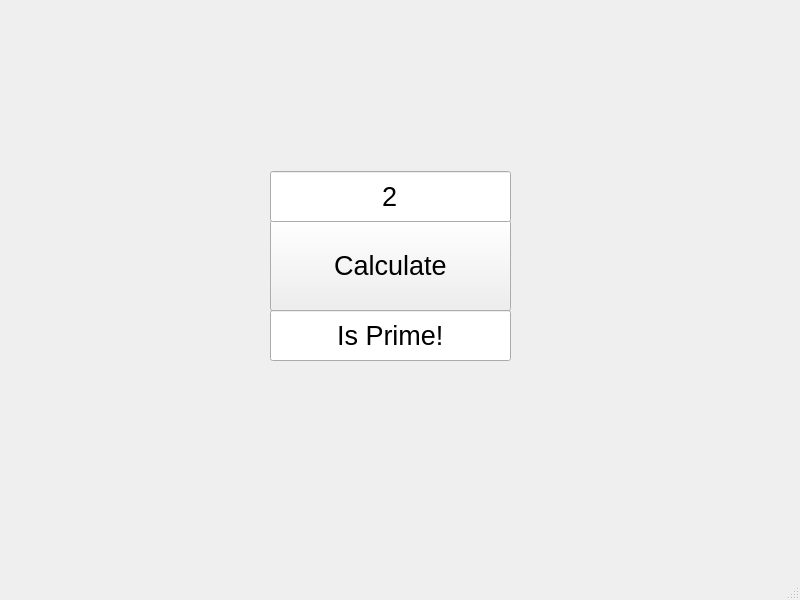
<?xml version="1.0" encoding="UTF-8"?>
<ui version="4.0">
 <class>MainWindow</class>
 <widget class="QMainWindow" name="MainWindow">
  <property name="geometry">
   <rect>
    <x>0</x>
    <y>0</y>
    <width>800</width>
    <height>600</height>
   </rect>
  </property>
  <property name="windowTitle">
   <string>MainWindow</string>
  </property>
  <widget class="QWidget" name="centralwidget">
   <widget class="QPushButton" name="calcButton">
    <property name="geometry">
     <rect>
      <x>270</x>
      <y>220</y>
      <width>241</width>
      <height>91</height>
     </rect>
    </property>
    <property name="font">
     <font>
      <pointsize>20</pointsize>
     </font>
    </property>
    <property name="text">
     <string>Calculate</string>
    </property>
   </widget>
   <widget class="QLineEdit" name="outputLineEdit">
    <property name="geometry">
     <rect>
      <x>270</x>
      <y>310</y>
      <width>241</width>
      <height>51</height>
     </rect>
    </property>
    <property name="font">
     <font>
      <pointsize>20</pointsize>
     </font>
    </property>
    <property name="text">
     <string>Is Prime!</string>
    </property>
    <property name="alignment">
     <set>Qt::AlignCenter</set>
    </property>
   </widget>
   <widget class="QLineEdit" name="inputLineEdit">
    <property name="geometry">
     <rect>
      <x>270</x>
      <y>171</y>
      <width>241</width>
      <height>51</height>
     </rect>
    </property>
    <property name="font">
     <font>
      <pointsize>20</pointsize>
     </font>
    </property>
    <property name="text">
     <string>2</string>
    </property>
    <property name="alignment">
     <set>Qt::AlignCenter</set>
    </property>
   </widget>
  </widget>
  <widget class="QMenuBar" name="menubar">
   <property name="geometry">
    <rect>
     <x>0</x>
     <y>0</y>
     <width>800</width>
     <height>21</height>
    </rect>
   </property>
  </widget>
  <widget class="QStatusBar" name="statusbar"/>
 </widget>
 <resources/>
 <connections/>
</ui>
